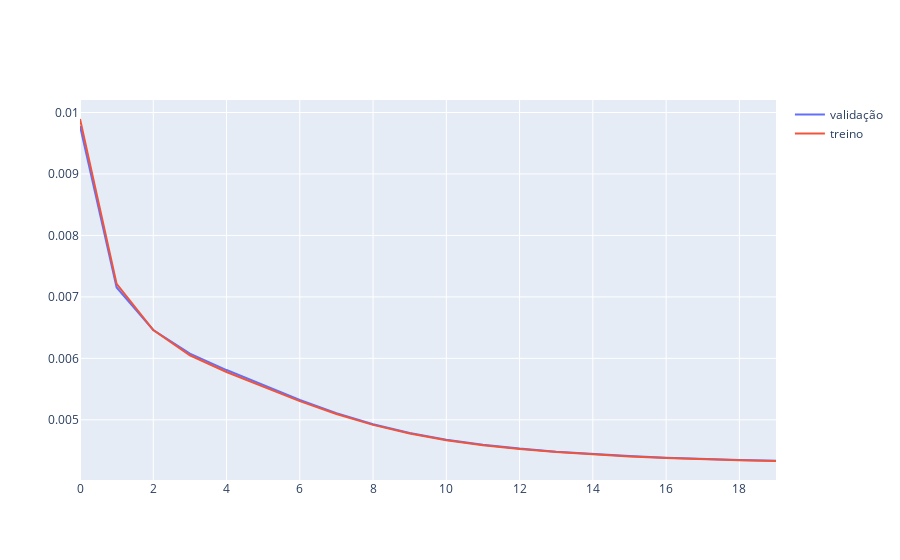
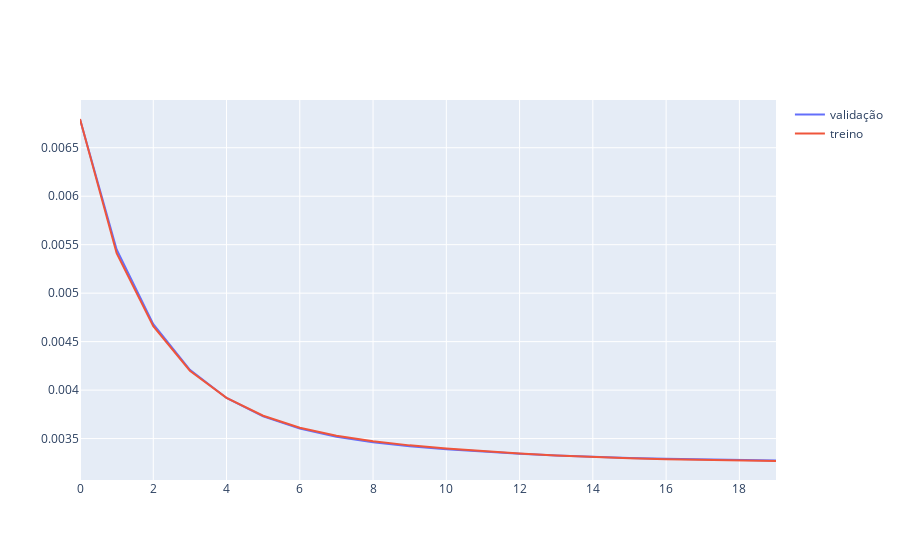
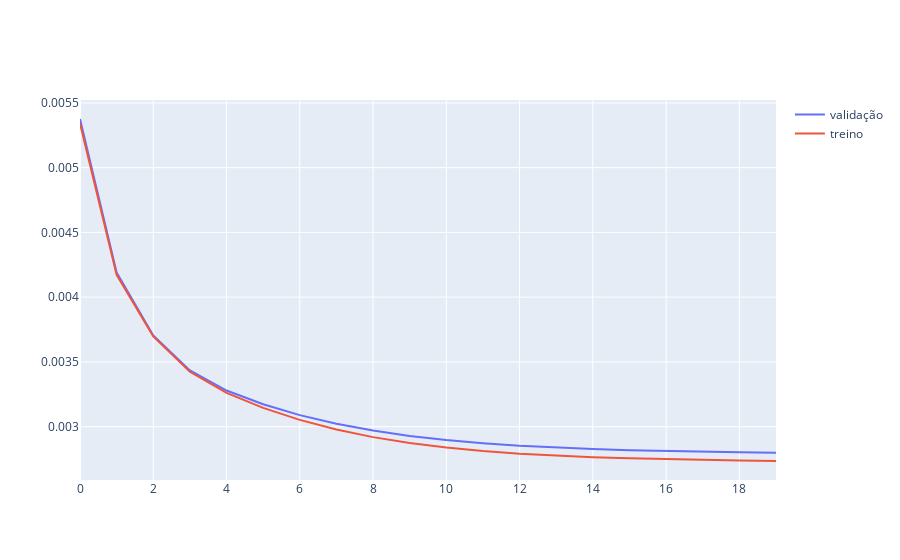
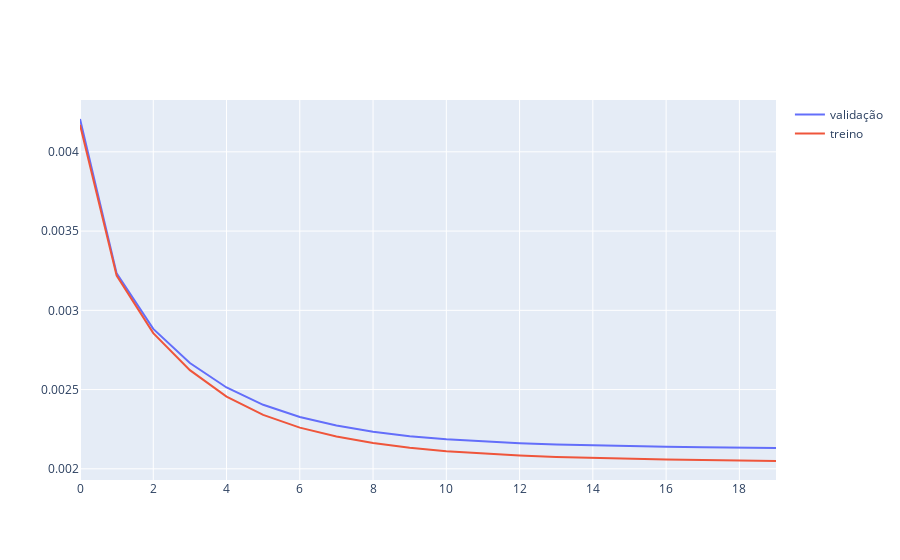

Here is the notebook cell these charts were saved with, in order:
### Code cell
for i, dim in enumerate(lat_dim):
    models1[i] = automlpacc(dim).to(device)
    loss_fn = nn.MSELoss()
    optimizer = optim.Adam(models1[i].parameters(), lr=0.001)
    n_epochs = 20   # number of epochs to run
    batch_size = 150  # size of each batch
    batch_start = torch.arange(0, len(X_train), batch_size)
    trainLoss = []
    valLoss = []
    for epoch in range(n_epochs):
        models1[i].train()
        with tqdm(batch_start, unit="batch", mininterval=0, disable=False) as bar:
            bar.set_description(f"Epoch {epoch}")
            for start in bar:
                # take a batch
                X_batch = X_train[start:start+batch_size,:]
                # forward pass
                Xh = models1[i](X_batch)
                loss = loss_fn(Xh, X_batch)
                # backward pass
                optimizer.zero_grad()
                loss.backward()
                # update weights
                optimizer.step()
                # print progress
                bar.set_postfix(loss=float(loss))
        # evaluate accuracy at end of each epoch
        models1[i].eval()
        Xh = models1[i](X_val)
        valLoss.append(float(loss_fn(Xh, X_val)))
        Xh = models1[i](X_train)
        trainLoss.append(float(loss_fn(Xh, X_train)))
    fig = go.Figure()
    fig.add_trace(go.Scatter(y=valLoss, mode="lines", showlegend=True, name='validação'))
    fig.add_trace(go.Scatter(y=trainLoss, mode="lines", showlegend=True, name='treino'))
    fig.show()

### Figure 1 — Plotly figure (JSON) as saved in the notebook; plotly's stock layout.template omitted (floating-point values rounded to 4 significant figures)
{"data": [{"mode": "lines", "name": "validação", "showlegend": true, "type": "scatter", "y": [0.009779, 0.007153, 0.006462, 0.006078, 0.00581, 0.005563, 0.005324, 0.005109, 0.004929, 0.004786, 0.004677, 0.004595, 0.004532, 0.004482, 0.004443, 0.00441, 0.004384, 0.004364, 0.004347, 0.004335]}, {"mode": "lines", "name": "treino", "showlegend": true, "type": "scatter", "y": [0.009894, 0.007212, 0.006459, 0.00605, 0.005779, 0.005537, 0.005304, 0.005094, 0.004918, 0.004777, 0.004669, 0.004587, 0.004524, 0.004475, 0.004435, 0.004403, 0.004378, 0.004357, 0.004342, 0.00433]}], "layout": {}}

### Figure 2 — Plotly figure (JSON) as saved in the notebook; plotly's stock layout.template omitted (floating-point values rounded to 4 significant figures)
{"data": [{"mode": "lines", "name": "validação", "showlegend": true, "type": "scatter", "y": [0.006793, 0.005451, 0.004681, 0.004209, 0.003919, 0.003728, 0.003603, 0.003519, 0.003462, 0.003421, 0.00339, 0.003365, 0.003344, 0.003327, 0.003312, 0.003301, 0.003291, 0.003284, 0.003278, 0.003273]}, {"mode": "lines", "name": "treino", "showlegend": true, "type": "scatter", "y": [0.006796, 0.005412, 0.004659, 0.0042, 0.00392, 0.003735, 0.003612, 0.00353, 0.003472, 0.00343, 0.003397, 0.003369, 0.003346, 0.003326, 0.00331, 0.003297, 0.003287, 0.00328, 0.003274, 0.003269]}], "layout": {}}

### Figure 3 — Plotly figure (JSON) as saved in the notebook; plotly's stock layout.template omitted (floating-point values rounded to 4 significant figures)
{"data": [{"mode": "lines", "name": "validação", "showlegend": true, "type": "scatter", "y": [0.005376, 0.00419, 0.003704, 0.003434, 0.003279, 0.003173, 0.003089, 0.003023, 0.00297, 0.002928, 0.002896, 0.002871, 0.002852, 0.002838, 0.002827, 0.002819, 0.002812, 0.002807, 0.002803, 0.002799]}, {"mode": "lines", "name": "treino", "showlegend": true, "type": "scatter", "y": [0.005341, 0.004172, 0.003696, 0.003424, 0.003261, 0.003145, 0.003052, 0.002978, 0.002919, 0.002874, 0.002838, 0.002811, 0.002791, 0.002776, 0.002764, 0.002756, 0.002749, 0.002743, 0.002739, 0.002735]}], "layout": {}}

### Figure 4 — Plotly figure (JSON) as saved in the notebook; plotly's stock layout.template omitted (floating-point values rounded to 4 significant figures)
{"data": [{"mode": "lines", "name": "validação", "showlegend": true, "type": "scatter", "y": [0.004207, 0.003233, 0.002883, 0.002668, 0.002513, 0.002404, 0.002327, 0.002273, 0.002234, 0.002206, 0.002186, 0.002172, 0.002162, 0.002154, 0.002148, 0.002144, 0.00214, 0.002137, 0.002134, 0.002131]}, {"mode": "lines", "name": "treino", "showlegend": true, "type": "scatter", "y": [0.004171, 0.003219, 0.002856, 0.002623, 0.002456, 0.00234, 0.00226, 0.002204, 0.002163, 0.002133, 0.002111, 0.002095, 0.002084, 0.002075, 0.002069, 0.002064, 0.002059, 0.002056, 0.002052, 0.002049]}], "layout": {}}
